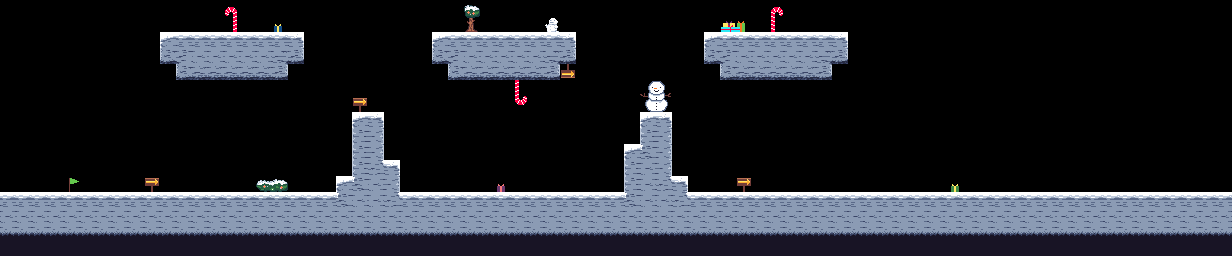

Below is a game level as drawn by its tile map, then a one-line description and the .tmx file that defines it, in full:
An orthogonal 77x16 tile map with 16x16 px tiles, 2 tile layers (Collisions, decor).

<map version="1.10" tiledversion="1.10.1" orientation="orthogonal" renderorder="right-down" width="77" height="16" tilewidth="16" tileheight="16" infinite="0" nextlayerid="3" nextobjectid="1">
 <tileset firstgid="1" source="penguinGaimTileset.tsx" />
 <layer id="1" name="Collisions" width="77" height="16">
  <data encoding="csv">
0,0,0,0,0,0,0,0,0,0,0,0,0,0,0,0,0,0,0,0,0,0,0,0,0,0,0,0,0,0,0,0,0,0,0,0,0,0,0,0,0,0,0,0,0,0,0,0,0,0,0,0,0,0,0,0,0,0,0,0,0,0,0,0,0,0,0,0,0,0,0,0,0,0,0,0,0,
0,0,0,0,0,0,0,0,0,0,0,0,0,0,0,0,0,0,0,0,0,0,0,0,0,0,0,0,0,0,0,0,0,0,0,0,0,0,0,0,0,0,0,0,0,0,0,0,0,0,0,0,0,0,0,0,0,0,0,0,0,0,0,0,0,0,0,0,0,0,0,0,0,0,0,0,0,
0,0,0,0,0,0,0,0,0,0,1,2,2,2,2,2,2,2,3,0,0,0,0,0,0,0,0,1,2,2,2,2,2,2,2,3,0,0,0,0,0,0,0,0,1,2,2,2,2,2,2,2,3,0,0,0,0,0,0,0,0,0,0,0,0,0,0,0,0,0,0,0,0,0,0,0,0,
0,0,0,0,0,0,0,0,0,0,21,32,12,12,12,12,12,31,23,0,0,0,0,0,0,0,0,21,32,12,12,12,12,12,31,23,0,0,0,0,0,0,0,0,21,32,12,12,12,12,12,31,23,0,0,0,0,0,0,0,0,0,0,0,0,0,0,0,0,0,0,0,0,0,0,0,0,
0,0,0,0,0,0,0,0,0,0,0,21,22,22,22,22,22,23,0,0,0,0,0,0,0,0,0,0,21,22,22,22,22,22,23,0,0,0,0,0,0,0,0,0,0,21,22,22,22,22,22,23,0,0,0,0,0,0,0,0,0,0,0,0,0,0,0,0,0,0,0,0,0,0,0,0,0,
0,0,0,0,0,0,0,0,0,0,0,0,0,0,0,0,0,0,0,0,0,0,0,0,0,0,0,0,0,0,0,0,0,0,0,0,0,0,0,0,0,0,0,0,0,0,0,0,0,0,0,0,0,0,0,0,0,0,0,0,0,0,0,0,0,0,0,0,0,0,0,0,0,0,0,0,0,
0,0,0,0,0,0,0,0,0,0,0,0,0,0,0,0,0,0,0,0,0,0,0,0,0,0,0,0,0,0,0,0,0,0,0,0,0,0,0,0,0,0,0,0,0,0,0,0,0,0,0,0,0,0,0,0,0,0,0,0,0,0,0,0,0,0,0,0,0,0,0,0,0,0,0,0,0,
0,0,0,0,0,0,0,0,0,0,0,0,0,0,0,0,0,0,0,0,0,0,1,3,0,0,0,0,0,0,0,0,0,0,0,0,0,0,0,0,1,3,0,0,0,0,0,0,0,0,0,0,0,0,0,0,0,0,0,0,0,0,0,0,0,0,0,0,0,0,0,0,0,0,0,0,0,
0,0,0,0,0,0,0,0,0,0,0,0,0,0,0,0,0,0,0,0,0,0,11,13,0,0,0,0,0,0,0,0,0,0,0,0,0,0,0,0,11,13,0,0,0,0,0,0,0,0,0,0,0,0,0,0,0,0,0,0,0,0,0,0,0,0,0,0,0,0,0,0,0,0,0,0,0,
0,0,0,0,0,0,0,0,0,0,0,0,0,0,0,0,0,0,0,0,0,0,11,13,0,0,0,0,0,0,0,0,0,0,0,0,0,0,0,1,42,13,0,0,0,0,0,0,0,0,0,0,0,0,0,0,0,0,0,0,0,0,0,0,0,0,0,0,0,0,0,0,0,0,0,0,0,
0,0,0,0,0,0,0,0,0,0,0,0,0,0,0,0,0,0,0,0,0,0,11,41,3,0,0,0,0,0,0,0,0,0,0,0,0,0,0,11,12,13,0,0,0,0,0,0,0,0,0,0,0,0,0,0,0,0,0,0,0,0,0,0,0,0,0,0,0,0,0,0,0,0,0,0,0,
0,0,0,0,0,0,0,0,0,0,0,0,0,0,0,0,0,0,0,0,0,1,42,12,13,0,0,0,0,0,0,0,0,0,0,0,0,0,0,11,12,41,3,0,0,0,0,0,0,0,0,0,0,0,0,0,0,0,0,0,0,0,0,0,0,0,0,0,0,0,0,0,0,0,0,0,0,
2,2,2,2,2,2,2,2,2,2,2,2,2,2,2,2,2,2,2,2,2,42,12,12,41,2,2,2,2,2,2,2,2,2,2,2,2,2,2,42,12,12,41,2,2,2,2,2,2,2,2,2,2,2,2,2,2,2,2,2,2,2,2,2,2,2,2,2,2,2,2,2,2,2,2,2,2,
12,12,12,12,12,12,12,12,12,12,12,12,12,12,12,12,12,12,12,12,12,12,12,12,12,12,12,12,12,12,12,12,12,12,12,12,12,12,12,12,12,12,12,12,12,12,12,12,12,12,12,12,12,12,12,12,12,12,12,12,12,12,12,12,12,12,12,12,12,12,12,12,12,12,12,12,12,
4,4,4,4,4,4,4,4,4,4,4,4,4,4,4,4,4,4,4,4,4,4,4,4,4,4,4,4,4,4,4,4,4,4,4,4,4,4,4,4,4,4,4,4,4,4,4,4,4,4,4,4,4,4,4,4,4,4,4,4,4,4,4,4,4,4,4,4,4,4,4,4,4,4,4,4,4,
14,14,14,14,14,14,14,14,14,14,14,14,14,14,14,14,14,14,14,14,14,14,14,14,14,14,14,14,14,14,14,14,14,14,14,14,14,14,14,14,14,14,14,14,14,14,14,14,14,14,14,14,14,14,14,14,14,14,14,14,14,14,14,14,14,14,14,14,14,14,14,14,14,14,14,14,14
</data>
 </layer>
 <layer id="2" name="decor" width="77" height="16">
  <data encoding="csv">
0,0,0,0,0,0,0,0,0,0,0,0,0,0,34,0,0,0,0,0,0,0,0,0,0,0,0,0,0,28,0,0,0,0,0,0,0,0,0,0,0,0,0,0,0,0,0,0,2147483682,0,0,0,0,0,0,0,0,0,0,0,0,0,0,0,0,0,0,0,0,0,0,0,0,0,0,0,0,
0,0,0,0,0,0,0,0,0,0,0,0,0,0,44,0,0,5,0,0,0,0,0,0,0,0,0,0,0,38,0,0,0,0,33,0,0,0,0,0,0,0,0,0,0,47,48,0,2147483692,0,0,0,0,0,0,0,0,0,0,0,0,0,0,0,0,0,0,0,0,0,0,0,0,0,0,0,0,
0,0,0,0,0,0,0,0,0,0,0,0,0,0,0,0,0,0,0,0,0,0,0,0,0,0,0,0,0,0,0,0,0,0,0,0,0,0,0,0,0,0,0,0,0,0,0,0,0,0,0,0,0,0,0,0,0,0,0,0,0,0,0,0,0,0,0,0,0,0,0,0,0,0,0,0,0,
0,0,0,0,0,0,0,0,0,0,0,0,0,0,0,0,0,0,0,0,0,0,0,0,0,0,0,0,0,0,0,0,0,0,0,0,0,0,0,0,0,0,0,0,0,0,0,0,0,0,0,0,0,0,0,0,0,0,0,0,0,0,0,0,0,0,0,0,0,0,0,0,0,0,0,0,0,
0,0,0,0,0,0,0,0,0,0,0,0,0,0,0,0,0,0,0,0,0,0,0,0,0,0,0,0,0,0,0,0,0,0,0,1073741848,0,0,0,0,0,0,0,0,0,0,0,0,0,0,0,0,0,0,0,0,0,0,0,0,0,0,0,0,0,0,0,0,0,0,0,0,0,0,0,0,0,
0,0,0,0,0,0,0,0,0,0,0,0,0,0,0,0,0,0,0,0,0,0,0,0,0,0,0,0,0,0,0,0,3221225516,0,0,0,0,0,0,0,9,10,0,0,0,0,0,0,0,0,0,0,0,0,0,0,0,0,0,0,0,0,0,0,0,0,0,0,0,0,0,0,0,0,0,0,0,
0,0,0,0,0,0,0,0,0,0,0,0,0,0,0,0,0,0,0,0,0,0,24,0,0,0,0,0,0,0,0,0,3221225506,0,0,0,0,0,0,0,19,20,0,0,0,0,0,0,0,0,0,0,0,0,0,0,0,0,0,0,0,0,0,0,0,0,0,0,0,0,0,0,0,0,0,0,0,
0,0,0,0,0,0,0,0,0,0,0,0,0,0,0,0,0,0,0,0,0,0,0,0,0,0,0,0,0,0,0,0,0,0,0,0,0,0,0,0,0,0,0,0,0,0,0,0,0,0,0,0,0,0,0,0,0,0,0,0,0,0,0,0,0,0,0,0,0,0,0,0,0,0,0,0,0,
0,0,0,0,0,0,0,0,0,0,0,0,0,0,0,0,0,0,0,0,0,0,0,0,0,0,0,0,0,0,0,0,0,0,0,0,0,0,0,0,0,0,0,0,0,0,0,0,0,0,0,0,0,0,0,0,0,0,0,0,0,0,0,0,0,0,0,0,0,0,0,0,0,0,0,0,0,
0,0,0,0,0,0,0,0,0,0,0,0,0,0,0,0,0,0,0,0,0,0,0,0,0,0,0,0,0,0,0,0,0,0,0,0,0,0,0,0,0,0,0,0,0,0,0,0,0,0,0,0,0,0,0,0,0,0,0,0,0,0,0,0,0,0,0,0,0,0,0,0,0,0,0,0,0,
0,0,0,0,0,0,0,0,0,0,0,0,0,0,0,0,0,0,0,0,0,0,0,0,0,0,0,0,0,0,0,0,0,0,0,0,0,0,0,0,0,0,0,0,0,0,0,0,0,0,0,0,0,0,0,0,0,0,0,0,0,0,0,0,0,0,0,0,0,0,0,0,0,0,0,0,0,
0,0,0,0,43,0,0,0,0,24,0,0,0,0,0,0,17,18,0,0,0,0,0,0,0,0,0,0,0,0,0,50,0,0,0,0,0,0,0,0,0,0,0,0,0,0,24,0,0,0,0,0,0,0,0,0,0,0,0,7,0,0,0,0,0,0,0,0,0,0,0,0,0,0,0,0,0,
0,0,0,0,0,0,0,0,0,0,0,0,0,0,0,0,0,0,0,0,0,0,0,0,0,0,0,0,0,0,0,0,0,0,0,0,0,0,0,0,0,0,0,0,0,0,0,0,0,0,0,0,0,0,0,0,0,0,0,0,0,0,0,0,0,0,0,0,0,0,0,0,0,0,0,0,0,
0,0,0,0,0,0,0,0,0,0,0,0,0,0,0,0,0,0,0,0,0,0,0,0,0,0,0,0,0,0,0,0,0,0,0,0,0,0,0,0,0,0,0,0,0,0,0,0,0,0,0,0,0,0,0,0,0,0,0,0,0,0,0,0,0,0,0,0,0,0,0,0,0,0,0,0,0,
0,0,0,0,0,0,0,0,0,0,0,0,0,0,0,0,0,0,0,0,0,0,0,0,0,0,0,0,0,0,0,0,0,0,0,0,0,0,0,0,0,0,0,0,0,0,0,0,0,0,0,0,0,0,0,0,0,0,0,0,0,0,0,0,0,0,0,0,0,0,0,0,0,0,0,0,0,
0,0,0,0,0,0,0,0,0,0,0,0,0,0,0,0,0,0,0,0,0,0,0,0,0,0,0,0,0,0,0,0,0,0,0,0,0,0,0,0,0,0,0,0,0,0,0,0,0,0,0,0,0,0,0,0,0,0,0,0,0,0,0,0,0,0,0,0,0,0,0,0,0,0,0,0,0
</data>
 </layer>
</map>
